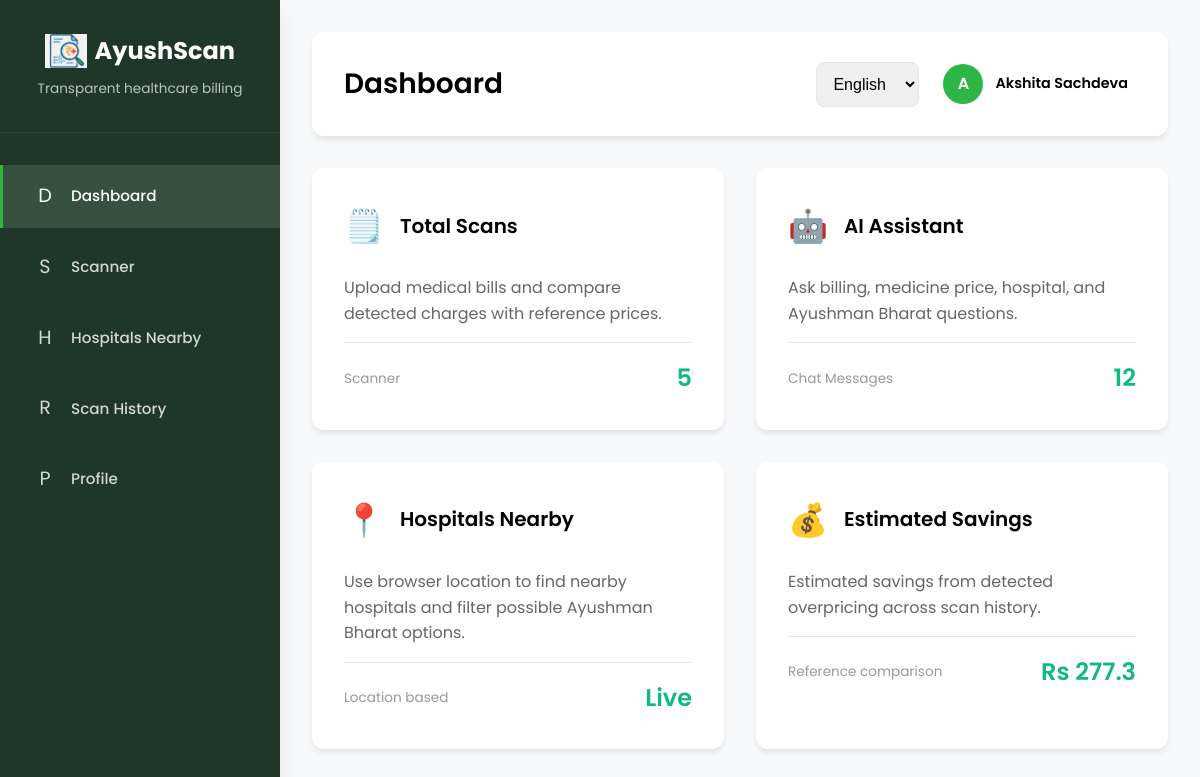
/dashboard (signed in), run on the app's committed database.
### tables this page shows
CREATE TABLE users (
                id INTEGER PRIMARY KEY AUTOINCREMENT,
                first_name TEXT,
                last_name TEXT,
                username TEXT UNIQUE,
                email TEXT UNIQUE,
                password TEXT
            , preferred_language TEXT DEFAULT 'english', created_at DATETIME);

### app.py (the view)
@app.route("/dashboard")
def dashboard():
    if "user_id" not in session:
        return redirect(url_for("login"))
    user_id = session["user_id"]
    with get_db_connection() as conn:
        user = conn.execute("SELECT username, email, first_name, last_name, preferred_language FROM users WHERE id = ?", (user_id,)).fetchone()
        scans = conn.execute("SELECT id, filename, flagged, savings, timestamp FROM scans WHERE user_id = ? ORDER BY timestamp DESC", (user_id,)).fetchall()
        chat_count = conn.execute("SELECT COUNT(*) FROM chat_history WHERE user_id = ?", (user_id,)).fetchone()[0]
        savings = conn.execute("SELECT COALESCE(SUM(savings), 0) FROM scans WHERE user_id = ?", (user_id,)).fetchone()[0]
    metrics = {
        "total_scans": len(scans),
        "recent_scans": len(scans[:5]),
        "chat_count": chat_count,
        "savings": round(float(savings or 0), 2),
    }
    return render_template("dashboard.html", user=user, scans=scans, metrics=metrics)

### app.py (called while the page is built)
def get_db_connection():
    conn = sqlite3.connect(DATABASE, timeout=10)
    conn.row_factory = sqlite3.Row
    conn.execute("PRAGMA foreign_keys = ON")
    return conn

@app.context_processor
def inject_language():
    return {
        "lang": session.get("language", "english"),
        "tr": TRANSLATIONS.get(session.get("language", "english"), TRANSLATIONS["english"]),
        "t": t,
    }

### templates/dashboard.html (shortened to what this page needs)
<!doctype html>
<html lang="{{ lang }}">
  <head>
    <link rel="stylesheet" href="/static/styles/dashboard.css" />
  </head>
  <body>
    <div class="dashboard">
      <aside class="sidebar" id="sidebar">
        <div class="sidebar-header">
          <div
            class="sidebar-logo"
            style="
              display: flex;
              align-items: center;
              justify-content: center;
              gap: 8px;
            "
          >
            <img
              src="/static/images/LOGO.png"
              alt="AyushScan"
              style="height: 34px; background: #f1f1f1"
            />
            AyushScan
          </div>
          <div class="sidebar-subtitle">Transparent healthcare billing</div>
        </div>
        <nav>
          <ul class="sidebar-nav">
            <li class="nav-item">
              <a class="nav-link active" data-section="dashboard"
                ><span class="nav-icon">D</span
                ><span class="nav-text">{{ tr.dashboard }}</span></a
              >
            </li>
            <li class="nav-item">
              <a class="nav-link" data-section="scanner"
                ><span class="nav-icon">S</span
                ><span class="nav-text">{{ tr.scanner }}</span></a
              >
            </li>
            <li class="nav-item">
              <a class="nav-link" data-section="hospitals"
                ><span class="nav-icon">H</span
                ><span class="nav-text">{{ tr.hospitals }}</span></a
              >
            </li>
            <li class="nav-item">
              <a class="nav-link" data-section="history"
                ><span class="nav-icon">R</span
                ><span class="nav-text">{{ tr.history }}</span></a
              >
            </li>
            <li class="nav-item">
              <a class="nav-link" data-section="profile"
                ><span class="nav-icon">P</span
                ><span class="nav-text">{{ tr.profile }}</span></a
              >
            </li>
          </ul>
        </nav>
      </aside>
      <main class="main-content" id="mainContent">
        <header class="header">
          <div class="header-left">
            <h1 class="page-title" id="pageTitle">{{ tr.dashboard }}</h1>
          </div>
          <div class="header-right">
            <form action="/set_language" method="POST">
              <select
                name="language"
                onchange="this.form.submit()"
                class="form-input"
                aria-label="Language"
              >
                <option
                  value="english"
                  {%
                  if
                  lang=="english"
                  %}selected{%
                  endif
                  %}
                >
                  English
                </option>
              </select>
            </form>
            <div class="user-profile" onclick="showSection('profile')">
              <div class="user-avatar">{{ user.first_name[0]|upper }}</div>
              <div class="user-info">
                <div class="user-name">
                  {{ user.first_name }} {{ user.last_name }}
                </div>
              </div>
            </div>
          </div>
        </header>
        <section class="content-section active" id="dashboard">
          <div class="dashboard-grid">
            <div class="dashboard-card" onclick="showSection('scanner')">
              <div class="card-header">
                <div class="card-icon">🗒️</div>
                <div class="card-title">{{ tr.total_scans }}</div>
              </div>
              <div class="card-description">
                Upload medical bills and compare detected charges with reference
                prices.
              </div>
              <div class="card-stats">
                <span class="stat-label">{{ tr.scanner }}</span
                ><span class="stat-value">{{ metrics.total_scans }}</span>
              </div>
            </div>
            <a
              href="{{ url_for('chatbot_page') }}"
              class="dashboard-card"
              style="text-decoration: none"
            >
              <div class="card-header">
                <div class="card-icon">🤖</div>
                <div class="card-title">{{ tr.ai_assistant }}</div>
              </div>
              <div class="card-description">
                Ask billing, medicine price, hospital, and Ayushman Bharat
                questions.
              </div>
              <div class="card-stats">
                <span class="stat-label">{{ tr.chat_count }}</span
                ><span class="stat-value">{{ metrics.chat_count }}</span>
              </div>
            </a>
            <div class="dashboard-card" onclick="showSection('hospitals')">
              <div class="card-header">
                <div class="card-icon">📍</div>
                <div class="card-title">{{ tr.hospitals }}</div>
              </div>
              <div class="card-description">
                Use browser location to find nearby hospitals and filter
                possible Ayushman Bharat options.
              </div>
              <div class="card-stats">
                <span class="stat-label">Location based</span
                ><span class="stat-value">Live</span>
              </div>
            </div>
            <div class="dashboard-card" onclick="showSection('history')">
              <div class="card-header">
                <div class="card-icon">💰</div>
                <div class="card-title">{{ tr.savings }}</div>
              </div>
              <div class="card-description">
                Estimated savings from detected overpricing across scan history.
              </div>
              <div class="card-stats">
                <span class="stat-label">Reference comparison</span
                ><span class="stat-value">Rs {{ metrics.savings }}</span>
              </div>
            </div>
          </div>
        </section>
      </main>
    </div>
  </body>
</html>

### static/styles/dashboard.css (style rules this page uses)
:root { --primary: #020000; --primary-light: #1a1a1a; --accent: #200404; --text: #000000; --text-light: #666666; --text-muted: #999999; --white: #ffffff; --light-gray: #f8f9fa; --border: #e5e7eb; --success: #10b981; --error: #ef4444; --warning: #f59e0b; --info: #2db646; --sidebar-bg: #1f3729; --sidebar-hover: #37513e; --shadow: 0 4px 6px -1px rgba(0, 0, 0, 0.1); --shadow-lg: 0 10px 25px -3px rgba(0, 0, 0, 0.1); }
* { margin: 0; padding: 0; box-sizing: border-box; }
body { font-family: "Poppins", sans-serif; background: var(--light-gray); color: var(--text); line-height: 1.6; overflow-x: hidden; }
.dashboard { display: flex; min-height: 100vh; }
.sidebar { width: 280px; background: var(--sidebar-bg); color: var(--white); padding: 2rem 0; box-shadow: var(--shadow-lg); position: fixed; height: 100vh; left: 0; top: 0; transition: transform 0.3s ease; z-index: 1000; }
.sidebar-header { padding: 0 2rem; margin-bottom: 2rem; border-bottom: 1px solid rgba(255, 255, 255, 0.1); padding-bottom: 2rem; }
.sidebar-logo { font-size: 1.5rem; font-weight: 700; color: var(--white); text-align: center; margin-bottom: 0.5rem; }
.sidebar-subtitle { font-size: 0.85rem; color: rgba(255, 255, 255, 0.7); text-align: center; }
.sidebar-nav { list-style: none; padding: 0; }
.nav-item { margin-bottom: 0.5rem; }
.nav-link { display: flex; align-items: center; padding: 1rem 2rem; color: rgba(255, 255, 255, 0.8); text-decoration: none; transition: all 0.3s ease; cursor: pointer; border-left: 3px solid transparent; }
.nav-link.active { background: var(--sidebar-hover); color: var(--white); border-left-color: var(--info); }
.nav-icon { font-size: 1.2rem; margin-right: 1rem; width: 20px; text-align: center; }
.nav-text { font-size: 0.95rem; font-weight: 500; }
.main-content { flex: 1; margin-left: 280px; padding: 2rem; transition: margin-left 0.3s ease; }
.header { display: flex; justify-content: space-between; align-items: center; background: var(--white); padding: 1.5rem 2rem; border-radius: 12px; box-shadow: var(--shadow); margin-bottom: 2rem; }
.header-left { display: flex; align-items: center; gap: 1rem; }
.page-title { font-size: 1.75rem; font-weight: 600; color: var(--text); }
.header-right { display: flex; align-items: center; gap: 1rem; }
.user-profile { display: flex; align-items: center; gap: 0.75rem; cursor: pointer; padding: 0.5rem; border-radius: 8px; transition: background 0.3s ease; }
.user-avatar { width: 40px; height: 40px; border-radius: 50%; background: var(--info); display: flex; align-items: center; justify-content: center; color: var(--white); font-weight: 600; }
.user-info { display: flex; flex-direction: column; }
.user-name { font-size: 0.9rem; font-weight: 600; color: var(--text); }
.content-section { display: none; animation: fadeIn 0.3s ease; }
.content-section.active { display: block; }
.dashboard-grid { display: grid; grid-template-columns: repeat(auto-fit, minmax(300px, 1fr)); gap: 2rem; margin-bottom: 2rem; }
.dashboard-card { background: var(--white); border-radius: 12px; padding: 2rem; box-shadow: var(--shadow); transition: transform 0.3s ease, box-shadow 0.3s ease; cursor: pointer; }
.card-header { display: flex; align-items: center; margin-bottom: 1.5rem; }
.card-icon { font-size: 2rem; margin-right: 1rem; }
.card-title { font-size: 1.25rem; font-weight: 600; color: var(--text); }
.card-description { color: var(--text-light); margin-bottom: 1rem; }
.card-stats { display: flex; justify-content: space-between; align-items: center; padding-top: 1rem; border-top: 1px solid var(--border); }
.stat-label { font-size: 0.85rem; color: var(--text-muted); }
.stat-value { font-size: 1.5rem; font-weight: 600; color: var(--success); }
.form-input { padding: 0.75rem; border: 1px solid var(--border); border-radius: 8px; font-size: 1rem; transition: border-color 0.3s ease; }

### data on the page
users: first_name "A", first_name "Akshita", last_name "Sachdeva"

### other printed values
{{ tr.dashboard }} "Dashboard"
{{ tr.scanner }} "Scanner"
{{ tr.hospitals }} "Hospitals Nearby"
{{ tr.history }} "Scan History"
{{ tr.profile }} "Profile"
{{ tr.total_scans }} "Total Scans"
{{ metrics.total_scans }} "5"
{{ tr.ai_assistant }} "AI Assistant"
{{ tr.chat_count }} "Chat Messages"
{{ metrics.chat_count }} "12"
{{ tr.savings }} "Estimated Savings"
{{ metrics.savings }} "277.3"
